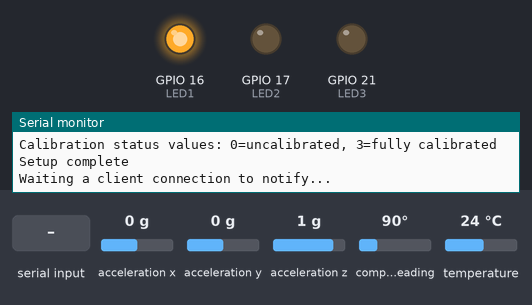
Bench run of a sketch on a simulated ESP32. Parts: output pins drawn as LEDs (lit = HIGH), the last lines printed to the serial monitor. The test bench sets the inputs (shaded band); at power-on: acceleration x 0 g, acceleration y 0 g, acceleration z 1 g, compass heading 90°, temperature 24 °C. Nothing arrives over Bluetooth unless stated; a phone connects over Bluetooth LE 3 s after start.

Above: at 3.2 s.
3.3 s: "90,45\n" received over the second serial link
At 5.8 s:
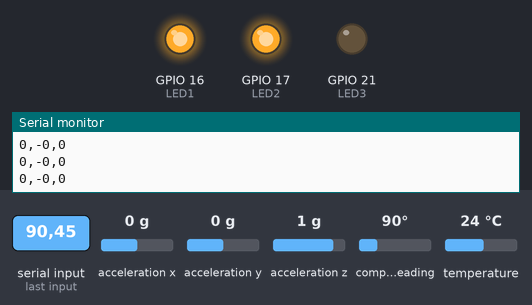
Timing chart, 0 to 7.3 s (numbered marks = the images above; inputs shaded):
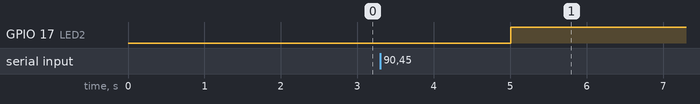

The sketch:

VELO_multithreading.ino
```cpp
#include <BLEDevice.h>
#include <BLEServer.h>
#include <BLEUtils.h>
#include <BLE2902.h>


#include <Wire.h>
#include <Adafruit_Sensor.h>
#include <Adafruit_BNO055.h>
#include <utility/imumaths.h>


BLECharacteristic *pCharacteristic = NULL;
BLEServer *pServer = NULL;
bool isConnected = false;
bool pairingInterrupt = false;
#define RXD2 27 //GRAY WIRE
#define TXD2 33 //WHITE
const int LED3 = 21;
const int LED2 = 17;
const int LED1 = 16;

#define SERVICE_UUID        "dda0643c-034e-4a75-ae4a-eb81af5db2b7"
#define CHARACTERISTIC_UUID "bf5b1cfa-3c99-4869-922c-6c95672b0ad1"
#define STATS_CHARACTERISTIC_UUID "99905484-c8d7-4f53-bab0-3c1fcd0a2707"
#define ORI_CHARACTERISTIC_UUID "68060827-d23a-4479-932c-f074367dc424"
#define FLEX_CHARACTERISTIC_UUID "db92bf37-ecfd-470f-83ef-0c7985ca2f35"


/* Set the delay between fresh samples */
#define BNO055_SAMPLERATE_DELAY_MS (50)
Adafruit_BNO055 bno = Adafruit_BNO055(55);
sensors_event_t orientationData , angVelocityData , linearAccelData, magnetometerData;
float flex = 0.0;
String test;

TaskHandle_t Task1;
TaskHandle_t TaskNotify;

void getSensor(void * pvPrameter){
  for(;;){
    bno.getEvent(&orientationData, Adafruit_BNO055::VECTOR_EULER);
    bno.getEvent(&linearAccelData, Adafruit_BNO055::VECTOR_LINEARACCEL);
    //flex = flexRead();
    flexTest();
    delay(BNO055_SAMPLERATE_DELAY_MS);
  }
}
void doNotify(void * pvPrameter){
  for(;;){
  char buf[100];
    // A string holding read data to return to the client.
    std::string ret;

    if(isConnected){
        snprintf(buf, sizeof(buf), "%g,%g,%g", linearAccelData.acceleration.x, orientationData.orientation.z, flex);
        Serial.println(buf);
        ret.assign(buf);
        pCharacteristic->setValue(ret);
        pCharacteristic->notify();

        delay(3);
      }else{
        delay(500);
      }
  }
}


void BNO_CONFIG(){
  Serial.println("Orientation Sensor Raw Data Test"); Serial.println("");

  /* Initialise the sensor */
  if(!bno.begin())
  {
    /* There was a problem detecting the BNO055 ... check your connections */
    Serial.print("Ooops, no BNO055 detected ... Check your wiring or I2C ADDR!");
    while(1);
  }


  /* Display the current temperature */
  int8_t temp1 = bno.getTemp();
  Serial.print("Current Temperature: ");
  Serial.print(temp1);
  Serial.println(" C");
  Serial.println("");

  //bno.setExtCrystalUse(true);

  Serial.println("Calibration status values: 0=uncalibrated, 3=fully calibrated");
}
void FLEX_CONFIG(){

  delay(1000);
  Serial2.write("CD=1\r");
  delay(1);
  Serial2.write("CP=0\r");
  Serial2.write("CR=1\r");
  Serial.println("Setup complete");
  delay(1000);
}
void flexTest(){
  Serial2.write(0xFF);
  char buf[16];
  while (Serial2.available() > 0){
      snprintf(buf,sizeof(buf),"%d" ,Serial2.read());
      Serial.println(buf);
      //Serial.print("done");
  }
}
float flexRead(){
  Serial2.write(0xFF);
  String tmp = Serial2.readString();
  tmp.remove(5, (tmp.length()-4));
  tmp.trim();
  float fin = tmp.toFloat();
  return fin;
}

void LED_CONFIG(){
  pinMode(LED1, OUTPUT);
  pinMode(LED2, OUTPUT);
  pinMode(LED3, OUTPUT);
  digitalWrite(LED1, HIGH);
  digitalWrite(LED2, LOW);
  digitalWrite(LED3, LOW);
  }
void ledSwitch(int LED){
  bool temp = digitalRead(LED);
  if(digitalRead(LED) == LOW){
    digitalWrite(LED, HIGH);
  } else {
    digitalWrite(LED,LOW);
  }
}

class MyServerCallbacks: public BLEServerCallbacks{
    void onConnect(BLEServer *pServer){
        isConnected = true;
        digitalWrite(LED2, HIGH);
    };
    void onDisconnect(BLEServer *pServer){
        isConnected = false;
        digitalWrite(LED2, LOW);
        //pairingInterrupt = true;
    };
};

class ReadStats: public BLECharacteristicCallbacks{
  public:
  // A buffer for messages; a C string.
    char buf[100];
    // A string holding read data to return to the client.
    std::string ret;
  int rawValue;
  float voltageLevel, batteryFraction;
  ReadStats(){
    rawValue = analogRead(A13);
    voltageLevel = (rawValue / 4095.0) * 2 * 1.1 * 3.3 - 0.2; // calculate voltage level
    batteryFraction = (voltageLevel - 3.0) / 1.2 ;
  }
  void onRead(BLECharacteristic* pCharacteristic){
    rawValue = analogRead(A13);
    voltageLevel = (rawValue / 4095.0) * 2 * 1.1 * 3.3 - 0.2; // calculate voltage level
    batteryFraction = (voltageLevel - 3.0) / 1.2 ;
    snprintf(buf, sizeof(buf), "%f,%f", voltageLevel, batteryFraction);
    Serial.println(buf);
    ret.assign(buf);
    pCharacteristic->setValue(ret);
  }

};
//class ReadOrientation: public BLECharacteristicCallbacks{
//public:
//  // A buffer for messages; a C string.
//    char buf[100];
//    // A string holding read data to return to the client.
//    std::string ret;
//  sensors_event_t orientationData , angVelocityData , linearAccelData, magnetometerData;
//
//  ReadOrientation(){
//    bno.getEvent(&orientationData, Adafruit_BNO055::VECTOR_EULER);
//    bno.getEvent(&linearAccelData, Adafruit_BNO055::VECTOR_LINEARACCEL);
//    Serial.println(xPortGetCoreID());
//    }
//    void onRead(BLECharacteristic* pCharacteristic){
//      int timeCnt = millis();
//      bno.getEvent(&orientationData, Adafruit_BNO055::VECTOR_EULER);
//      bno.getEvent(&linearAccelData, Adafruit_BNO055::VECTOR_LINEARACCEL);
//      snprintf(buf, sizeof(buf), "%f,%f,%f", linearAccelData.acceleration.x, linearAccelData.acceleration.y, orientationData.orientation.z);
//      Serial.println(buf);
//      Serial.println(xPortGetCoreID());
//      ret.assign(buf);
//      pCharacteristic->setValue(ret);
//      Serial.print("Time: ");
//      Serial.println(millis()-timeCnt);
//
//    }
//
//  //ledSwitch(LED2);
//
//};
//class ReadFlex: public BLECharacteristicCallbacks{
//  public:
//  // A buffer for messages; a C string.
//    char buf[100];
//    // A string holding read data to return to the client.
//    std::string ret;
//  float tx;
//  ReadFlex(){
//    tx = random(0,100);
//  }
//  //ledSwitch(LED3);
//  void onRead(BLECharacteristic* pCharacteristic){
//    tx = random(0,100);
//    snprintf(buf, sizeof(buf), "%f", tx);
//    Serial.println(buf);
//    ret.assign(buf);
//    pCharacteristic->setValue(ret);
//  }
//};
void setup(){
    Serial.begin(115200);
    Serial2.begin(115200, SERIAL_8N1, RXD2, TXD2);

    LED_CONFIG();

    BNO_CONFIG();

    FLEX_CONFIG();
    //Create the BLE Device
    BLEDevice::init("ESP32_VELO_2");

    //Create BLE Server
    pServer = BLEDevice::createServer();
    pServer -> setCallbacks(new MyServerCallbacks());

    //Create the BLE Service
    BLEService *pService = pServer -> createService(SERVICE_UUID);


     pCharacteristic = pService -> createCharacteristic(
                                ORI_CHARACTERISTIC_UUID,
                                BLECharacteristic::PROPERTY_NOTIFY
                                );
//     pCharacteristic->setCallbacks(new ReadOrientation());
     //BLE2902 needed to notify
    pCharacteristic -> addDescriptor(new BLE2902());

    //Create a BLE Characteristic
     BLECharacteristic *pCharacteristic = pService -> createCharacteristic(
                                STATS_CHARACTERISTIC_UUID,
                                BLECharacteristic::PROPERTY_READ
                                );
     pCharacteristic->setCallbacks(new ReadStats());

//     pCharacteristic = pService -> createCharacteristic(
//                                FLEX_CHARACTERISTIC_UUID,
//                                BLECharacteristic::PROPERTY_READ
//                                );
//     pCharacteristic->setCallbacks(new ReadFlex());
   xTaskCreatePinnedToCore(getSensor,"Task_1",10000, NULL, 0, &Task1, 1);
   xTaskCreatePinnedToCore(doNotify,"Task_Notify",10000, NULL, 1, &TaskNotify, 0);


   // Start the service
  pService->start();

  // Start advertising
  BLEAdvertising *pAdvertising = BLEDevice::getAdvertising();
  pAdvertising->addServiceUUID(SERVICE_UUID);
  pAdvertising->setScanResponse(false);
  pAdvertising->setMinPreferred(0x06);  // functions that help with iPhone connections issue
  pAdvertising->setMinPreferred(0x12);
  BLEDevice::startAdvertising();
  Serial.println("Waiting a client connection to notify...");


}

void loop(){
    delay(1);

}
```
